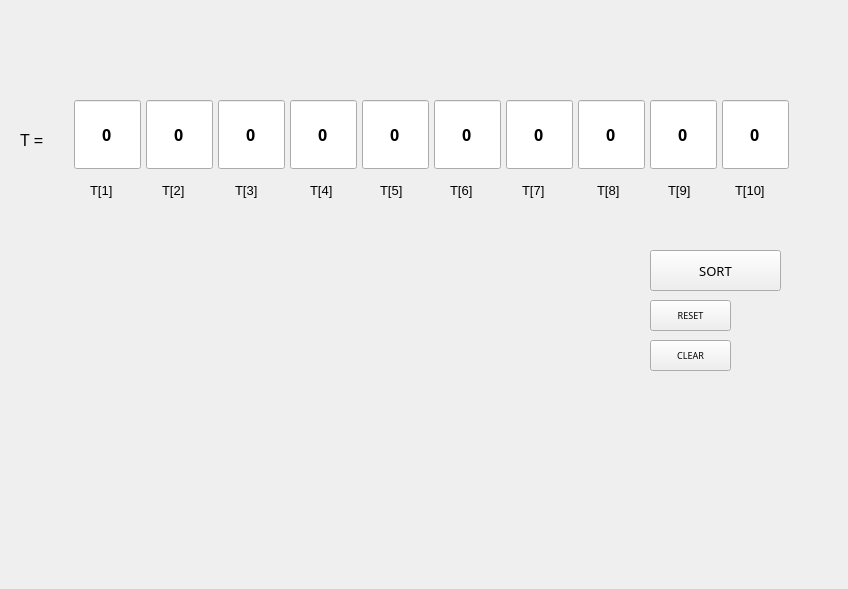
<?xml version="1.0" encoding="UTF-8"?>
<ui version="4.0">
 <class>MainWindow</class>
 <widget class="QMainWindow" name="MainWindow">
  <property name="geometry">
   <rect>
    <x>0</x>
    <y>0</y>
    <width>848</width>
    <height>589</height>
   </rect>
  </property>
  <property name="windowTitle">
   <string>MainWindow</string>
  </property>
  <property name="styleSheet">
   <string notr="true"/>
  </property>
  <widget class="QWidget" name="centralwidget">
   <widget class="QLabel" name="label">
    <property name="geometry">
     <rect>
      <x>90</x>
      <y>180</y>
      <width>31</width>
      <height>21</height>
     </rect>
    </property>
    <property name="font">
     <font>
      <pointsize>10</pointsize>
     </font>
    </property>
    <property name="text">
     <string>T[1]</string>
    </property>
   </widget>
   <widget class="QLabel" name="label_2">
    <property name="geometry">
     <rect>
      <x>162</x>
      <y>180</y>
      <width>31</width>
      <height>21</height>
     </rect>
    </property>
    <property name="font">
     <font>
      <pointsize>10</pointsize>
     </font>
    </property>
    <property name="text">
     <string>T[2]</string>
    </property>
   </widget>
   <widget class="QLabel" name="label_3">
    <property name="geometry">
     <rect>
      <x>235</x>
      <y>180</y>
      <width>31</width>
      <height>21</height>
     </rect>
    </property>
    <property name="font">
     <font>
      <pointsize>10</pointsize>
     </font>
    </property>
    <property name="text">
     <string>T[3]</string>
    </property>
   </widget>
   <widget class="QLabel" name="label_4">
    <property name="geometry">
     <rect>
      <x>310</x>
      <y>180</y>
      <width>31</width>
      <height>21</height>
     </rect>
    </property>
    <property name="font">
     <font>
      <pointsize>10</pointsize>
     </font>
    </property>
    <property name="text">
     <string>T[4]</string>
    </property>
   </widget>
   <widget class="QLabel" name="label_5">
    <property name="geometry">
     <rect>
      <x>380</x>
      <y>180</y>
      <width>31</width>
      <height>21</height>
     </rect>
    </property>
    <property name="font">
     <font>
      <pointsize>10</pointsize>
     </font>
    </property>
    <property name="text">
     <string>T[5]</string>
    </property>
   </widget>
   <widget class="QLabel" name="label_6">
    <property name="geometry">
     <rect>
      <x>450</x>
      <y>180</y>
      <width>31</width>
      <height>21</height>
     </rect>
    </property>
    <property name="font">
     <font>
      <pointsize>10</pointsize>
     </font>
    </property>
    <property name="text">
     <string>T[6]</string>
    </property>
   </widget>
   <widget class="QLabel" name="label_7">
    <property name="geometry">
     <rect>
      <x>522</x>
      <y>180</y>
      <width>31</width>
      <height>21</height>
     </rect>
    </property>
    <property name="font">
     <font>
      <pointsize>10</pointsize>
     </font>
    </property>
    <property name="text">
     <string>T[7]</string>
    </property>
   </widget>
   <widget class="QLabel" name="label_8">
    <property name="geometry">
     <rect>
      <x>597</x>
      <y>180</y>
      <width>31</width>
      <height>21</height>
     </rect>
    </property>
    <property name="font">
     <font>
      <pointsize>10</pointsize>
     </font>
    </property>
    <property name="text">
     <string>T[8]</string>
    </property>
   </widget>
   <widget class="QLabel" name="label_19">
    <property name="geometry">
     <rect>
      <x>668</x>
      <y>180</y>
      <width>31</width>
      <height>21</height>
     </rect>
    </property>
    <property name="font">
     <font>
      <pointsize>10</pointsize>
     </font>
    </property>
    <property name="text">
     <string>T[9]</string>
    </property>
   </widget>
   <widget class="QLabel" name="label_20">
    <property name="geometry">
     <rect>
      <x>735</x>
      <y>180</y>
      <width>41</width>
      <height>21</height>
     </rect>
    </property>
    <property name="font">
     <font>
      <pointsize>10</pointsize>
     </font>
    </property>
    <property name="text">
     <string>T[10]</string>
    </property>
   </widget>
   <widget class="QLabel" name="label_21">
    <property name="geometry">
     <rect>
      <x>20</x>
      <y>130</y>
      <width>31</width>
      <height>21</height>
     </rect>
    </property>
    <property name="font">
     <font>
      <pointsize>12</pointsize>
     </font>
    </property>
    <property name="text">
     <string>T = </string>
    </property>
   </widget>
   <widget class="QPushButton" name="pushButton_SORT">
    <property name="geometry">
     <rect>
      <x>650</x>
      <y>250</y>
      <width>131</width>
      <height>41</height>
     </rect>
    </property>
    <property name="font">
     <font>
      <family>Dubai Medium</family>
      <pointsize>10</pointsize>
      <italic>false</italic>
     </font>
    </property>
    <property name="text">
     <string>SORT</string>
    </property>
   </widget>
   <widget class="QLineEdit" name="arr2">
    <property name="geometry">
     <rect>
      <x>146</x>
      <y>100</y>
      <width>67</width>
      <height>69</height>
     </rect>
    </property>
    <property name="font">
     <font>
      <family>Segoe UI Variable Display Semib</family>
      <pointsize>12</pointsize>
      <weight>75</weight>
      <bold>true</bold>
     </font>
    </property>
    <property name="text">
     <string>0</string>
    </property>
    <property name="alignment">
     <set>Qt::AlignCenter</set>
    </property>
   </widget>
   <widget class="QLineEdit" name="arr3">
    <property name="geometry">
     <rect>
      <x>218</x>
      <y>100</y>
      <width>67</width>
      <height>69</height>
     </rect>
    </property>
    <property name="font">
     <font>
      <family>Segoe UI Variable Small Semibol</family>
      <pointsize>12</pointsize>
      <weight>75</weight>
      <bold>true</bold>
     </font>
    </property>
    <property name="text">
     <string>0</string>
    </property>
    <property name="alignment">
     <set>Qt::AlignCenter</set>
    </property>
   </widget>
   <widget class="QLineEdit" name="arr7">
    <property name="geometry">
     <rect>
      <x>506</x>
      <y>100</y>
      <width>67</width>
      <height>69</height>
     </rect>
    </property>
    <property name="font">
     <font>
      <family>Segoe UI Variable Display Semib</family>
      <pointsize>12</pointsize>
      <weight>75</weight>
      <bold>true</bold>
     </font>
    </property>
    <property name="text">
     <string>0</string>
    </property>
    <property name="alignment">
     <set>Qt::AlignCenter</set>
    </property>
   </widget>
   <widget class="QLineEdit" name="arr5">
    <property name="geometry">
     <rect>
      <x>362</x>
      <y>100</y>
      <width>67</width>
      <height>69</height>
     </rect>
    </property>
    <property name="font">
     <font>
      <family>Segoe UI Variable Display Semib</family>
      <pointsize>12</pointsize>
      <weight>75</weight>
      <bold>true</bold>
     </font>
    </property>
    <property name="text">
     <string>0</string>
    </property>
    <property name="alignment">
     <set>Qt::AlignCenter</set>
    </property>
   </widget>
   <widget class="QLineEdit" name="arr6">
    <property name="geometry">
     <rect>
      <x>434</x>
      <y>100</y>
      <width>67</width>
      <height>69</height>
     </rect>
    </property>
    <property name="font">
     <font>
      <family>Segoe UI Variable Display Semib</family>
      <pointsize>12</pointsize>
      <weight>75</weight>
      <bold>true</bold>
     </font>
    </property>
    <property name="text">
     <string>0</string>
    </property>
    <property name="alignment">
     <set>Qt::AlignCenter</set>
    </property>
   </widget>
   <widget class="QLineEdit" name="arr10">
    <property name="geometry">
     <rect>
      <x>722</x>
      <y>100</y>
      <width>67</width>
      <height>69</height>
     </rect>
    </property>
    <property name="font">
     <font>
      <family>Segoe UI Variable Display Semib</family>
      <pointsize>12</pointsize>
      <weight>75</weight>
      <bold>true</bold>
     </font>
    </property>
    <property name="text">
     <string>0</string>
    </property>
    <property name="alignment">
     <set>Qt::AlignCenter</set>
    </property>
    <property name="placeholderText">
     <string>0</string>
    </property>
   </widget>
   <widget class="QLineEdit" name="arr9">
    <property name="geometry">
     <rect>
      <x>650</x>
      <y>100</y>
      <width>67</width>
      <height>69</height>
     </rect>
    </property>
    <property name="font">
     <font>
      <family>Segoe UI Variable Display Semib</family>
      <pointsize>12</pointsize>
      <weight>75</weight>
      <bold>true</bold>
     </font>
    </property>
    <property name="text">
     <string>0</string>
    </property>
    <property name="alignment">
     <set>Qt::AlignCenter</set>
    </property>
   </widget>
   <widget class="QLineEdit" name="arr8">
    <property name="geometry">
     <rect>
      <x>578</x>
      <y>100</y>
      <width>67</width>
      <height>69</height>
     </rect>
    </property>
    <property name="font">
     <font>
      <family>Segoe UI Variable Display Semib</family>
      <pointsize>12</pointsize>
      <weight>75</weight>
      <bold>true</bold>
     </font>
    </property>
    <property name="text">
     <string>0</string>
    </property>
    <property name="alignment">
     <set>Qt::AlignCenter</set>
    </property>
   </widget>
   <widget class="QLineEdit" name="arr4">
    <property name="geometry">
     <rect>
      <x>290</x>
      <y>100</y>
      <width>67</width>
      <height>69</height>
     </rect>
    </property>
    <property name="font">
     <font>
      <family>Segoe UI Variable Display Semib</family>
      <pointsize>12</pointsize>
      <weight>75</weight>
      <bold>true</bold>
     </font>
    </property>
    <property name="text">
     <string>0</string>
    </property>
    <property name="alignment">
     <set>Qt::AlignCenter</set>
    </property>
   </widget>
   <widget class="QLineEdit" name="arr1">
    <property name="geometry">
     <rect>
      <x>74</x>
      <y>100</y>
      <width>67</width>
      <height>69</height>
     </rect>
    </property>
    <property name="font">
     <font>
      <family>Segoe UI Variable Display Semib</family>
      <pointsize>12</pointsize>
      <weight>75</weight>
      <bold>true</bold>
     </font>
    </property>
    <property name="text">
     <string>0</string>
    </property>
    <property name="alignment">
     <set>Qt::AlignCenter</set>
    </property>
   </widget>
   <widget class="QPushButton" name="pushButton_CLEAR">
    <property name="geometry">
     <rect>
      <x>650</x>
      <y>340</y>
      <width>81</width>
      <height>31</height>
     </rect>
    </property>
    <property name="font">
     <font>
      <family>Dubai Medium</family>
      <pointsize>7</pointsize>
      <italic>false</italic>
     </font>
    </property>
    <property name="text">
     <string>CLEAR</string>
    </property>
   </widget>
   <widget class="QPushButton" name="pushButton_RESET">
    <property name="geometry">
     <rect>
      <x>650</x>
      <y>300</y>
      <width>81</width>
      <height>31</height>
     </rect>
    </property>
    <property name="font">
     <font>
      <family>Dubai Medium</family>
      <pointsize>7</pointsize>
      <italic>false</italic>
     </font>
    </property>
    <property name="text">
     <string>RESET</string>
    </property>
   </widget>
  </widget>
 </widget>
 <resources/>
 <connections/>
</ui>
